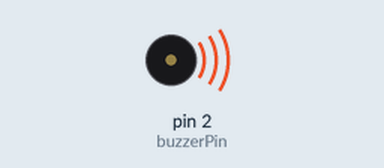
Recording of a sketch running on a simulated Arduino Uno, built with avr-gcc and run on an emulated ATmega328P. Parts: buzzer (waves = sounding).

Above: at 0.1 s.
At 2.9 s:
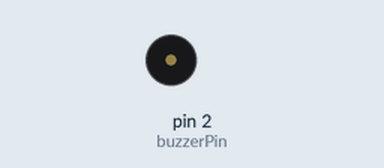
Timing chart, 0 to 5.2 s (numbered marks = the images above):
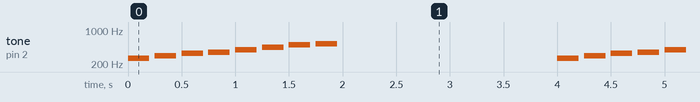

Measured:
- by itself, tone on pin 2 (buzzerPin): repeats every 4.0 s: silent 0.05 s, 294 Hz 0.20 s, silent 0.05 s, 330 Hz 0.20 s, silent 0.05 s, 349 Hz 0.20 s, silent 0.05 s, 392 Hz 0.20 s, silent 0.05 s, 440 Hz 0.20 s, silent 0.05 s, 494 Hz 0.20 s, silent 0.05 s, 523 Hz 0.20 s, silent 2.1 s, 262 Hz 0.20 s

The sketch:

Passive_Buzzer.ino
```cpp
const int buzzerPin = 2;  // Digital pin for buzzer signal

void setup() {
  pinMode(buzzerPin, OUTPUT);
}

void loop() {
  playMelody();
  delay(2000);  // Delay between melodies
}

void playMelody() {
  // Define frequency and duration for a simple melody
  int melody[] = {262, 294, 330, 349, 392, 440, 494, 523};
  int duration = 200;

  for (int i = 0; i < 8; i++) {
    tone(buzzerPin, melody[i], duration);
    delay(duration + 50);  // Add a small delay between tones
  }

  noTone(buzzerPin);  // Turn off the buzzer after playing the melody
}
```
